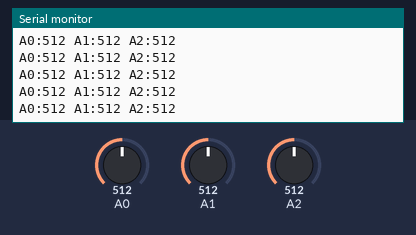
Bench run of a sketch on a simulated Arduino Uno, built with avr-gcc and run on an emulated ATmega328P. On the bench: the last lines printed to the serial monitor. The inputs (shaded band) are chosen by the test bench; at power-on: A0 = 512, A1 = 512, A2 = 512.

Above: at 1.2 s.
1.3 s: A0 set to 716
At 2.1 s:
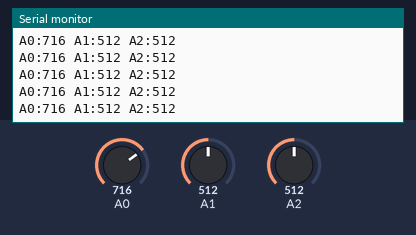
2.8 s: A1 set to 716
At 3.7 s:
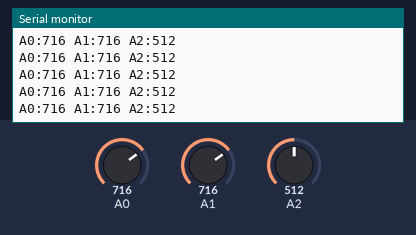
4.3 s: A2 set to 716
At 4.8 s:
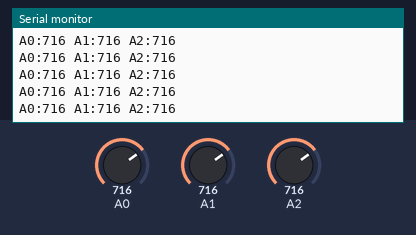
5.8 s: A0 set to 900
At 6.8 s:
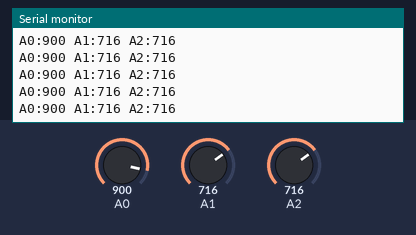
7.3 s: A1 set to 900
At 7.8 s:
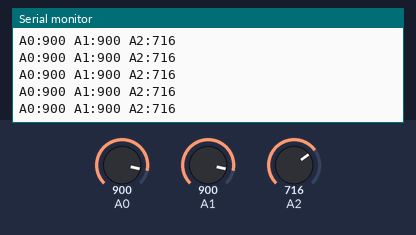
8.8 s: A2 set to 900
At 9.8 s:
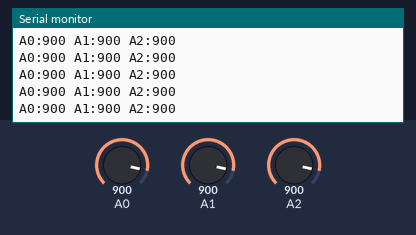
Timing chart, 0 to 11.3 s (numbered marks = the images above; inputs shaded):
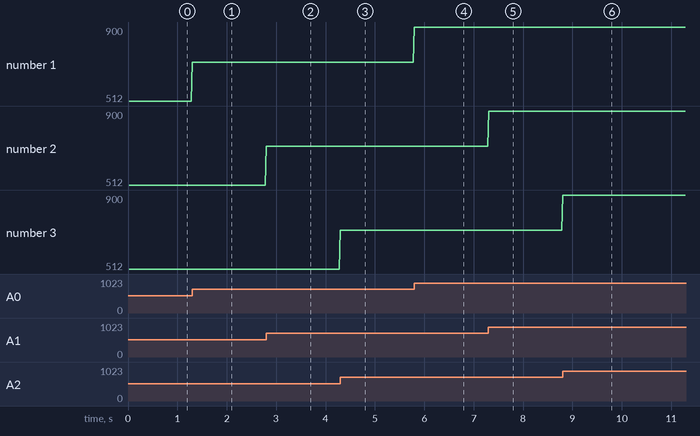

Measured:
- after the input at 1.3 s, the serial monitor: prints a new line at once (image 1)
- after the input at 2.8 s, the serial monitor: prints a new line at once (image 2)
- after the input at 4.3 s, the serial monitor: prints a new line at once (image 3)
- after the input at 5.8 s, the serial monitor: prints a new line at once (image 4)
- after the input at 7.3 s, the serial monitor: prints a new line at once (image 5)
- after the input at 8.8 s, the serial monitor: prints a new line at once (image 6)
- plotted number 1: 512 → 716 after the input at 1.3 s, 716 → 900 after the input at 5.8 s

The sketch:

pico_254.ino
```cpp
// snippet: pico_254
// tags: pico, rp2040, raspberry-pi
// boards: avr, megaavr, nano33iot, romi32u4, rp2040
// library: none
// description: RPi Pico: stream A0, A1, A2 as labeled CSV to serial plotter at 50Hz using millis
// prompts: serial plotter Pico, stream sensor data RP2040, labeled CSV serial Raspberry Pi Pico, 50Hz data stream Pi Pico, serial plotter 50Hz RP2040, analog streaming Pico
// verified: compile-only
// source: kd-generated (id 254)

int a0, a1, a2;
unsigned long prevMs = 0;
const unsigned long INTERVAL = 20;

void setup() {
  Serial.begin(115200);
}

void loop() {
  unsigned long now = millis();
  if (now - prevMs >= INTERVAL) {
    prevMs = now;
    a0 = analogRead(A0);
    a1 = analogRead(A1);
    a2 = analogRead(A2);
    Serial.print("A0:"); Serial.print(a0);
    Serial.print(" A1:"); Serial.print(a1);
    Serial.print(" A2:"); Serial.println(a2);
  }
}
```
